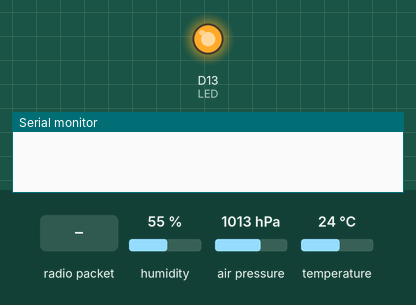
Recording of a sketch running on a simulated Arduino MKR. On the bench: output pins drawn as LEDs (lit = HIGH), the last lines printed to the serial monitor. Inputs (shaded band) come from the test bench; at power-on: humidity 55 %, air pressure 1013 hPa, temperature 24 °C. The local clock reads 2024-03-15 10:24:30 at power-on unless the sketch sets it; no radio packets arrive unless stated; pins used as bus, display or sensor lines are not drawn.

Above: at 0.1 s.
At 6.2 s:
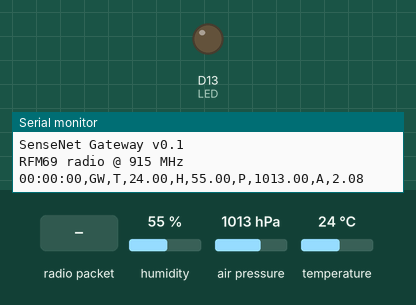
6.3 s: radio packet "1" arrives
At 6.7 s:
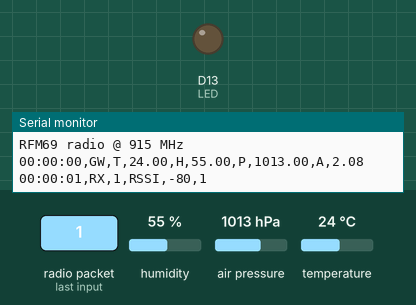
Timing chart, 0 to 9.3 s (numbered marks = the images above; inputs shaded):
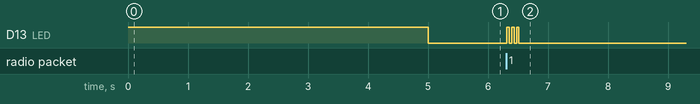

The sketch:

sensenet_gateway.ino
```cpp
// rf69 demo tx rx.pde
// -*- mode: C++ -*-
// Example sketch showing how to create a simple addressed, reliable messaging client
// with the RH_RF69 class. RH_RF69 class does not provide for addressing or
// reliability, so you should only use RH_RF69  if you do not need the higher
// level messaging abilities.
// It is designed to work with the other example rf69_server.
// Demonstrates the use of AES encryption, setting the frequency and modem
// configuration

#include <Wire.h>
#include <RTCZero.h>
#include <SPI.h>
#include <RH_RF69.h>
#include <RHReliableDatagram.h>

//#include <Adafruit_Sensor.h>
//#include <Adafruit_BME280.h>
//Adafruit_BME280 sensor_bme280; // I2C
#define SEALEVELPRESSURE_HPA (1013.25)

#include <Adafruit_BMP085.h>
Adafruit_BMP085 sensor_bmp085;

#include "Adafruit_HTU21DF.h"
Adafruit_HTU21DF sensor_htu21df = Adafruit_HTU21DF();


/************ Radio Setup ***************/

// Change to 434.0 or other frequency, must match RX's freq!
#define RF69_FREQ 915.0

// who am i? (server address)
#define MY_ADDRESS     1

#define RFM69_CS      8
#define RFM69_INT     3
#define RFM69_RST     4
#define LED           13


//RTC object
RTCZero rtc;
volatile bool alarm;

// Singleton instance of the radio driver
RH_RF69 rf69(RFM69_CS, RFM69_INT);

// Class to manage message delivery and receipt, using the driver declared above
RHReliableDatagram rf69_manager(rf69, MY_ADDRESS);

int16_t packetnum = 0;  // packet counter, we increment per xmission

//local sensor data structure
typedef struct {
  float temperature;
  float humidity;
  float altitude;
  float pressure;
  //float battery;
} LOCALSENSORDATA, *PLOCALSENSORDATA;

LOCALSENSORDATA localsensordata;


////////////////////////////////////////////////////////////////////////////////
// Setup Arduino serial
////////////////////////////////////////////////////////////////////////////////
void setup_serial(int rate)
{
  Serial.begin(rate);

  // wait for serial port to open
  while (!Serial)
  {
    delay(10);
  }
}

////////////////////////////////////////////////////////////////////////////////
// Setup Arduino RTC
////////////////////////////////////////////////////////////////////////////////
void setup_rtc()
{
  // * Change these values to set the current initial time * /
  const byte hours   = 0;
  const byte minutes = 0;
  const byte seconds = 0;
  // * Change these values to set the current initial date * /
  const byte year    = 66;
  const byte month   = 4;
  const byte day     = 29;

  rtc.begin();
  rtc.setTime(hours, minutes, seconds);
  rtc.setDate(day, month, year);
  rtc.setAlarmSeconds(59);
  rtc.enableAlarm(rtc.MATCH_SS);
  rtc.attachInterrupt(rtc_isr);
}

void setup_sensors()
{
  /*
  if (!sensor_bme280.begin())
  {
      Serial.println("Did not find BME280 sensor!");
      //while (true);
  }
  */

  if (!sensor_htu21df.begin())
  {
    Serial.println("Couldn't find HTU21DF sensor!");
    while (1);
  }

  if (!sensor_bmp085.begin()) {
   Serial.println("Couldn't find BMP085 sensor!");
   while (1);
  }

/*
  // weather monitoring
  Serial.println("-- Weather Station Scenario --");
  Serial.println("forced mode, 1x temperature / 1x humidity / 1x pressure oversampling,");
  Serial.println("filter off");
  sensor_bme280.setSampling(Adafruit_BME280::MODE_FORCED,
                  Adafruit_BME280::SAMPLING_X4, // temperature
                  Adafruit_BME280::SAMPLING_X4, // pressure
                  Adafruit_BME280::SAMPLING_X4, // humidity
                  Adafruit_BME280::FILTER_OFF,
                  Adafruit_BME280::STANDBY_MS_1000);

    // humidity sensing
    Serial.println("-- Humidity Sensing Scenario --");
    Serial.println("forced mode, 1x temperature / 1x humidity / 0x pressure oversampling");
    Serial.println("= pressure off, filter off");
    bme.setSampling(Adafruit_BME280::MODE_FORCED,
                    Adafruit_BME280::SAMPLING_X1,   // temperature
                    Adafruit_BME280::SAMPLING_NONE, // pressure
                    Adafruit_BME280::SAMPLING_X1,   // humidity
                    Adafruit_BME280::FILTER_OFF );

    // suggested rate is 1Hz (1s)
    delayTime = 1000;  // in milliseconds
*/

}

void rtc_isr()
{
  alarm = true;
}

////////////////////////////////////////////////////////////////////////////////
// Send local sensor data to host
////////////////////////////////////////////////////////////////////////////////
void output_local_sensor_data(LOCALSENSORDATA data)
{
  /*
  Serial.print("Temperature = ");
  Serial.print(data.temperature);
  Serial.println(" *C");
  Serial.print("Pressure = ");
  Serial.print(data.pressure);
  Serial.println(" hPa");
  Serial.print("Approx. Altitude = ");
  Serial.print(data.altitude);
  Serial.println(" m");
  Serial.print("Humidity = ");
  Serial.print(data.humidity);
  Serial.println(" %");
  */

  Serial.print("T," );
  Serial.print(data.temperature);
  Serial.print(",H," );
  Serial.print(data.humidity);
  Serial.print(",P," );
  Serial.print(data.pressure);
  Serial.print(",A," );
  Serial.println(data.altitude);
}

////////////////////////////////////////////////////////////////////////////////
// Read temperature/humidity and optional pressure sensors
//   Gateway node has more capable BME280 temp/hum/press sensor
//   Remote node has cheaper Si7021 temp/hum/press sensor
////////////////////////////////////////////////////////////////////////////////
void read_sensors(PLOCALSENSORDATA data)
{
  //sensor_bme280.takeForcedMeasurement();

  //data->temperature = sensor_bme280.readTemperature();
  //data->pressure = sensor_bme280.readPressure() / 100.0F;
  //data->altitude = sensor_bme280.readAltitude(SEALEVELPRESSURE_HPA);
  //data->humidity = sensor_bme280.readHumidity();

  //data->temperature = sensor_bmp085.readTemperature();
  data->pressure = sensor_bmp085.readPressure() / 100.0F;
  data->altitude = sensor_bmp085.readAltitude(SEALEVELPRESSURE_HPA);

  data->humidity = sensor_htu21df.readHumidity();
  data->temperature = sensor_htu21df.readTemperature();

  /*
  Serial.print("Temperature = ");
  Serial.print(data->temperature);
  Serial.println(" *C");
  Serial.print("Pressure = ");
  Serial.print(data->pressure);
  Serial.println(" hPa");
  Serial.print("Approx. Altitude = ");
  Serial.print(data->altitude);
  Serial.println(" m");
  Serial.print("Humidity = ");
  Serial.print(data->humidity);
  Serial.println(" %");
  Serial.println();
  */
}


void setup()
{
  pinMode(LED, OUTPUT);

  //delay to allow usb programmer time to connect before deep sleep
  digitalWrite(LED, HIGH);
  delay(5000);
  digitalWrite(LED, LOW);

  setup_serial(115200);
  setup_rtc();

  setup_sensors();

  pinMode(LED, OUTPUT);
  pinMode(RFM69_RST, OUTPUT);
  digitalWrite(RFM69_RST, LOW);

  Serial.println("SenseNet Gateway v0.1");

  // manual reset
  digitalWrite(RFM69_RST, HIGH);
  delay(10);
  digitalWrite(RFM69_RST, LOW);
  delay(10);

  if (!rf69_manager.init()) {
    Serial.println("RFM69 radio init failed");
    while (1);
  }

  // Defaults after init are 434.0MHz, modulation GFSK_Rb250Fd250, +13dbM (for low power module)
  // No encryption
  if (!rf69.setFrequency(RF69_FREQ)) {
    Serial.println("setFrequency failed");
  }

  // If you are using a high power RF69 eg RFM69HW, you *must* set a Tx power with the
  // ishighpowermodule flag set like this:
  rf69.setTxPower(20, true);  // range from 14-20 for power, 2nd arg must be true for 69HCW

  // The encryption key has to be the same as the one in the server
  uint8_t key[] = { 0x01, 0x01, 0x01, 0x01, 0x01, 0x01, 0x01, 0x01,
                    0x01, 0x01, 0x01, 0x01, 0x01, 0x01, 0x01, 0x01};
  rf69.setEncryptionKey(key);

  Serial.print("RFM69 radio @ ");
  Serial.print((int)RF69_FREQ);
  Serial.println(" MHz");

  alarm = true;
}


// Dont put this on the stack:
uint8_t data[] = "00:+02:-18";
// Dont put this on the stack:
uint8_t buf[RH_RF69_MAX_MESSAGE_LEN];

char timestr[12];

char *timestamp(char *timestr, int len)
{
   int seconds = rtc.getSeconds();
   int minutes = rtc.getMinutes();
   int hours = rtc.getHours();

   memset(timestr, 0, len);
   sprintf(timestr, "%02d:%02d:%02d",
      hours,
      minutes,
      seconds);

   return timestr;
}

void loop() {

  if(alarm)
  {
    alarm = false;
    Serial.print(timestamp(timestr, 12));
    Serial.print(",GW,");

    read_sensors(&localsensordata);
    output_local_sensor_data(localsensordata);
  }

  bool result = rf69_manager.waitAvailableTimeout(1000);
  if(result)
  //if (rf69_manager.available())
  {
    // Wait for a message addressed to us from the client
    uint8_t len = sizeof(buf);
    uint8_t from;
    if (rf69_manager.recvfromAck(buf, &len, &from)) {
      buf[len] = 0; // zero out remaining string

      Blink(LED, 40, 3); //blink LED 3 times, 40ms between blinks

      Serial.print(timestamp(timestr, 12));
      Serial.print(",RX,");
      Serial.print(from);
      Serial.print(",RSSI,");
      Serial.print(rf69.lastRssi());
      Serial.print(",");
      Serial.println((char*)buf);


      //strcpy(timestr, data);


      // Send a reply back to the originator client
      if (!rf69_manager.sendtoWait(data, sizeof(data), from))
        Serial.println("Sending failed (no ack)");
    }
  }
}


void Blink(byte PIN, byte DELAY_MS, byte loops) {
  for (byte i=0; i<loops; i++)  {
    digitalWrite(PIN,HIGH);
    delay(DELAY_MS);
    digitalWrite(PIN,LOW);
    delay(DELAY_MS);
  }
}
```

Measured:
- after the input at 6.3 s, D13 (LED): alternates HIGH for 0.04 s and LOW for 0.04 s, 6 changes in all, then stays LOW, starting at once
